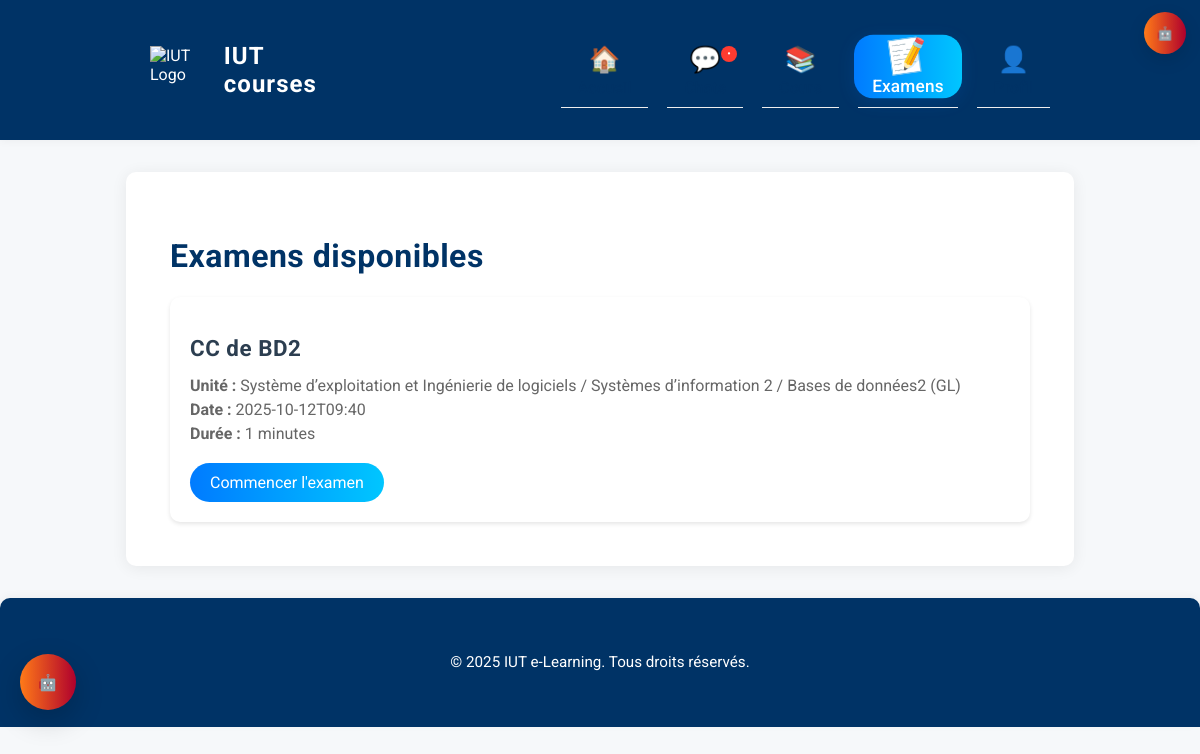
The app's page /exams (signed in), older data.
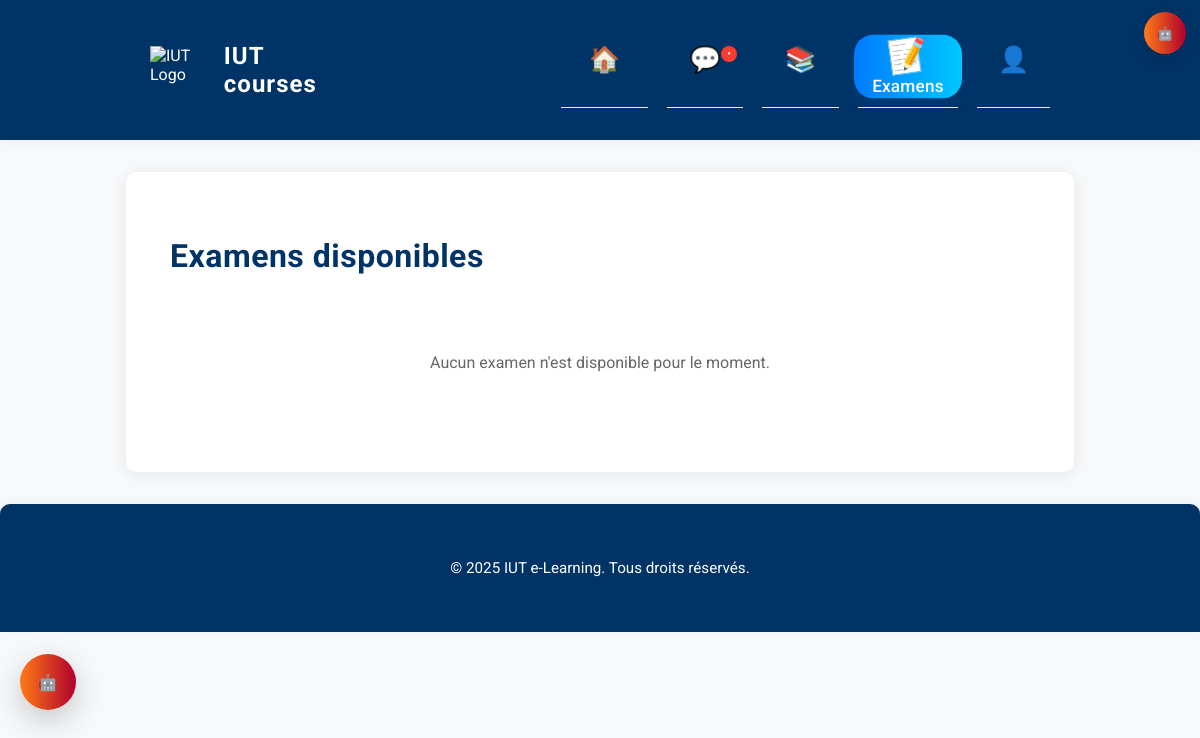
The same page, newer data.
### tables this page shows
CREATE TABLE examens (
    id INTEGER PRIMARY KEY AUTOINCREMENT,
    unite_id INTEGER NOT NULL,
    titre TEXT NOT NULL,
    date_debut DATETIME NOT NULL,
    duree INTEGER NOT NULL,
    filiere TEXT,
    created_at DATETIME DEFAULT CURRENT_TIMESTAMP,
    FOREIGN KEY (unite_id) REFERENCES unites (id)
);

CREATE TABLE unites (
    id INTEGER PRIMARY KEY AUTOINCREMENT,
    nom TEXT NOT NULL,
    semestre_id INTEGER NOT NULL,
    professeur TEXT,
    credits INTEGER,
    description TEXT,
    FOREIGN KEY(semestre_id) REFERENCES semestres(id)
);

### app.py (the view)
@app.route("/exams")
def exams():
    if "user_id" not in session:
        return redirect(url_for("login"))
    conn = get_db_connection()
    exams = conn.execute("""
        SELECT e.*, u.nom as unite_nom
        FROM examens e
        JOIN unites u ON e.unite_id = u.id
        ORDER BY e.date_debut
    """).fetchall()
    conn.close()
    return render_template("exams.html", exams=exams)

### app.py (called while the page is built)
def get_db_connection():
    conn = sqlite3.connect(os.path.join(os.path.dirname(__file__), 'database', 'iut_courses.db'))
    conn.row_factory = sqlite3.Row
    return conn

### templates/exams.html (shortened to what this page needs)
{% extends "base.html" %}
{% block content %}
<div class="exams-container">
    <h1>Examens disponibles</h1>
    {% if exams %}
        <div class="exam-grid">
            {% for exam in exams %}
            <div class="exam-card">
                <h2 class="exam-title">{{ exam.titre }}</h2>
                <div class="exam-info">
                    <p><strong>Unité :</strong> {{ exam.unite_nom }}</p>
                    <p><strong>Date :</strong> {{ exam.date_debut }}</p>
                    <p><strong>Durée :</strong> {{ exam.duree }} minutes</p>
                </div>
                <a href="{{ url_for('take_exam', exam_id=exam.id) }}" class="exam-button">
                    Commencer l'examen
                </a>
            </div>
            {% endfor %}
        </div>
    {% else %}
        <div class="no-exams">
            <p>Aucun examen n'est disponible pour le moment.</p>
        </div>
    {% endif %}
</div>
{% endblock %}

Row changes from the older to the newer data that the page shows:
removed examens: titre "CC de BD2", unite_nom "Système d’exploitation et Ingénierie de logiciels / Systèmes d’information 2 / Bases de données2 (GL)", date_debut "2025-10-12T09:40", duree "1"
Text that changed along with them:
text now shown: "Aucun examen n'est disponible pour le moment."
